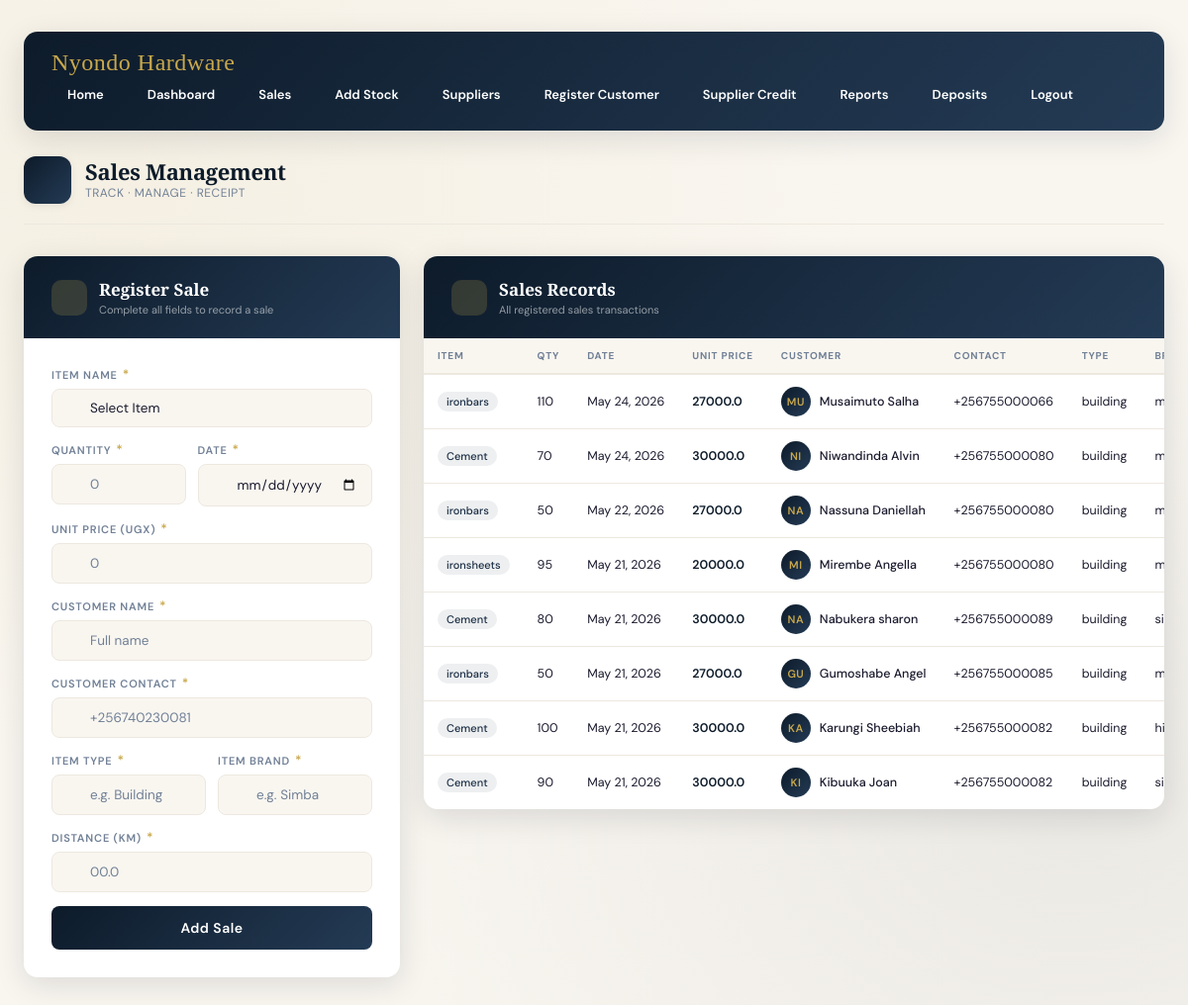
Before: /sales/ (signed in) with the older database file.
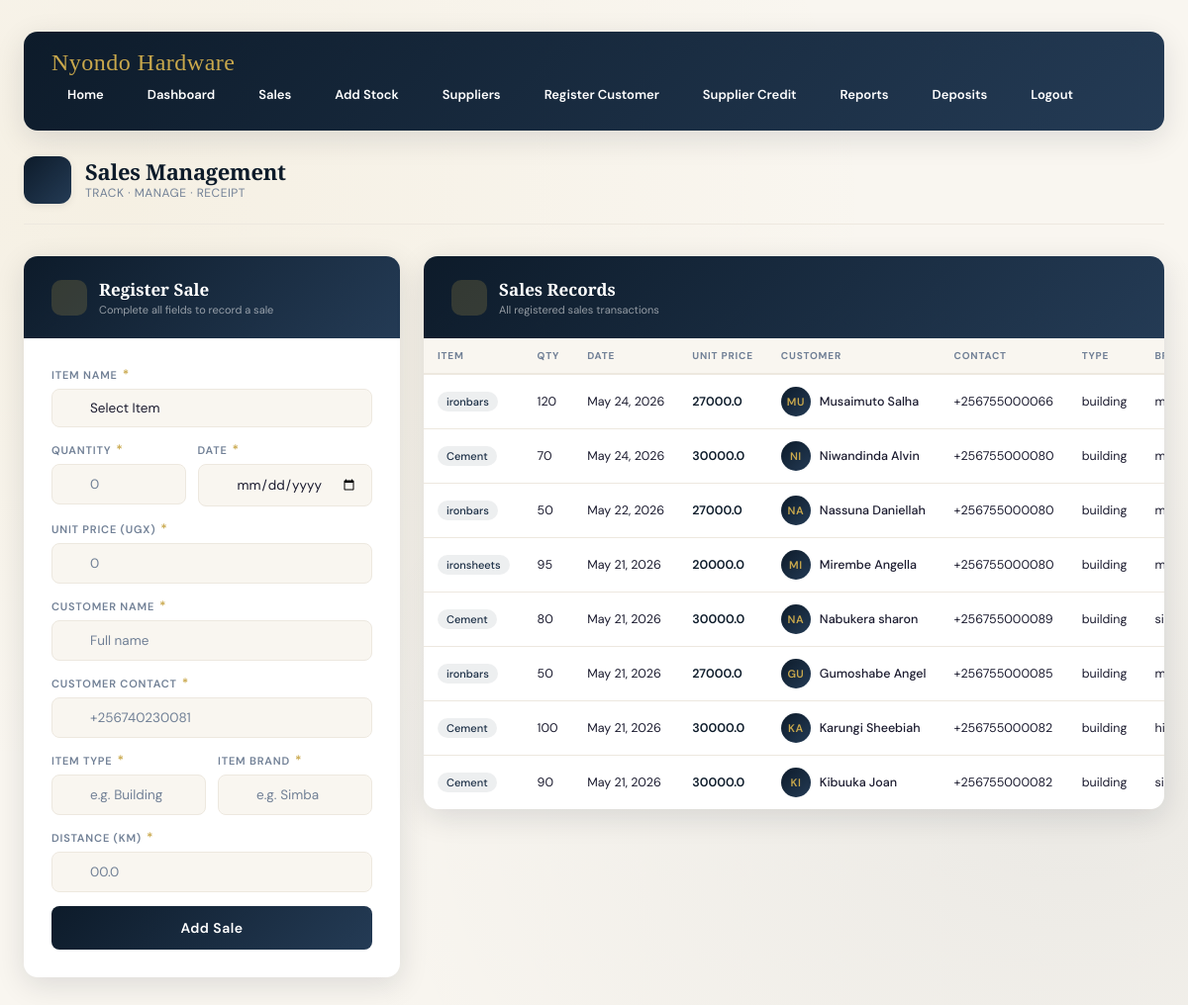
After: the same page with the newer database file.
### hardwareapp/models.py (models this page shows, shortened)
class Sale(models.Model):
    item_name = models.CharField(max_length=100)
    quantity = models.IntegerField(default=0)
    unit_price = models.DecimalField(max_digits=10, decimal_places=1, default=0)
    total = models.DecimalField(max_digits=10, decimal_places=1, default=0)
    customer_name = models.CharField(max_length=100, blank=True, null=True)
    customer_contact = models.CharField(max_length=14, blank=True, null=True)
    item_type = models.CharField(max_length=100, blank=True, null=True)
    item_brand = models.CharField(max_length=100, blank=True, null=True)
    transport = models.FloatField(default=0)
    distance_km = models.FloatField(default=0)
    grand_total = models.FloatField(default=0)
    date = models.DateField(default=timezone.now)
    created_at = models.DateTimeField(auto_now_add=True)

### hardwareapp/views.py (the view, shortened to what this page needs)
# urls.py: path('sales/', views.sales, name='sales'),
@login_required
def sales(request):
    stocks = Stock.objects.all().order_by("-id")
    sales = Sale.objects.all().order_by("-id")
    return render(request, "sales.html", {
        "stocks": stocks,
        "sales": sales
    })

### hardwareapp/templates/sales.html (shortened to what the changed rows need)
<!doctype html>
<html lang="en">
  <head>
  </head>
  <body>
    {% load static %}
    <div class="page-header">
      <div class="brand">
        <div class="brand-text">
          <h1>Sales Management</h1>
        </div>
      </div>
    </div>
    <div class="layout">
      <div class="card">
        <div class="card-header">
          <div>
            <h2>Register Sale</h2>
          </div>
        </div>
      </div>
      <div class="card">
        <div class="card-header">
          <div>
            <h2>Sales Records</h2>
          </div>
        </div>
        <div class="table-wrapper">
          <table id="salesTable">
            <thead>
              <tr>
                <th>Item</th>
                <th>Qty</th>
                <th>Date</th>
                <th>Unit Price</th>
                <th>Customer</th>
                <th>Contact</th>
                <th>Type</th>
                <th>Brand</th>
              </tr>
            </thead>
            <tbody>
              {% for sale in sales %}
              <tr>
                <td><span class="item-badge">{{ sale.item_name }}</span></td>
                <td>{{ sale.quantity }}</td>
                <td>{{ sale.date }}</td>
                <td class="amount-cell">{{ sale.unit_price }}</td>
                <td>
                  <div class="cell-name">
                    <div class="avatar">
                      {{ sale.customer_name|slice:":2"|upper }}
                    </div>
                    <span>{{ sale.customer_name }}</span>
                  </div>
                </td>
                <td>{{ sale.customer_contact }}</td>
                <td>{{ sale.item_type }}</td>
                <td>{{ sale.item_brand }}</td>
              </tr>
              {% endfor %}
            </tbody>
          </table>
        </div>
      </div>
    </div>
  </body>
</html>

Changed rows visible on the page:
changed Sale "Musaimuto Salha": quantity "110" → "120"
